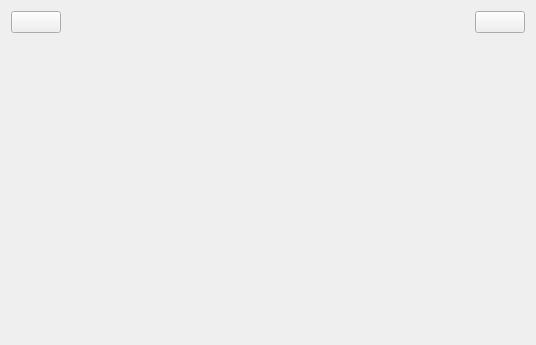
<?xml version="1.0" encoding="UTF-8"?>
<ui version="4.0">
 <class>MasterView</class>
 <widget class="QWidget" name="MasterView">
  <property name="geometry">
   <rect>
    <x>0</x>
    <y>0</y>
    <width>536</width>
    <height>345</height>
   </rect>
  </property>
  <property name="windowTitle">
   <string>MasterView</string>
  </property>
  <layout class="QVBoxLayout" name="verticalLayout">
   <item>
    <layout class="QHBoxLayout" name="horizontalLayout">
     <item>
      <widget class="QPushButton" name="btnBack">
       <property name="minimumSize">
        <size>
         <width>50</width>
         <height>0</height>
        </size>
       </property>
       <property name="text">
        <string/>
       </property>
       <property name="icon">
        <iconset resource="lab4.qrc">
         <normaloff>:/image/return.png</normaloff>:/image/return.png</iconset>
       </property>
      </widget>
     </item>
     <item>
      <spacer name="horizontalSpacer">
       <property name="orientation">
        <enum>Qt::Orientation::Horizontal</enum>
       </property>
       <property name="sizeHint" stdset="0">
        <size>
         <width>40</width>
         <height>20</height>
        </size>
       </property>
      </spacer>
     </item>
     <item>
      <widget class="QLabel" name="LabelTitle">
       <property name="text">
        <string/>
       </property>
      </widget>
     </item>
     <item>
      <spacer name="horizontalSpacer_2">
       <property name="orientation">
        <enum>Qt::Orientation::Horizontal</enum>
       </property>
       <property name="sizeHint" stdset="0">
        <size>
         <width>40</width>
         <height>20</height>
        </size>
       </property>
      </spacer>
     </item>
     <item>
      <widget class="QPushButton" name="btnLogout">
       <property name="minimumSize">
        <size>
         <width>50</width>
         <height>0</height>
        </size>
       </property>
       <property name="text">
        <string/>
       </property>
       <property name="icon">
        <iconset resource="lab4.qrc">
         <normaloff>:/image/logout.png</normaloff>:/image/logout.png</iconset>
       </property>
      </widget>
     </item>
    </layout>
   </item>
   <item>
    <widget class="QStackedWidget" name="stackedWidget">
     <property name="minimumSize">
      <size>
       <width>20</width>
       <height>0</height>
      </size>
     </property>
    </widget>
   </item>
  </layout>
 </widget>
 <resources>
  <include location="lab4.qrc"/>
 </resources>
 <connections/>
</ui>
